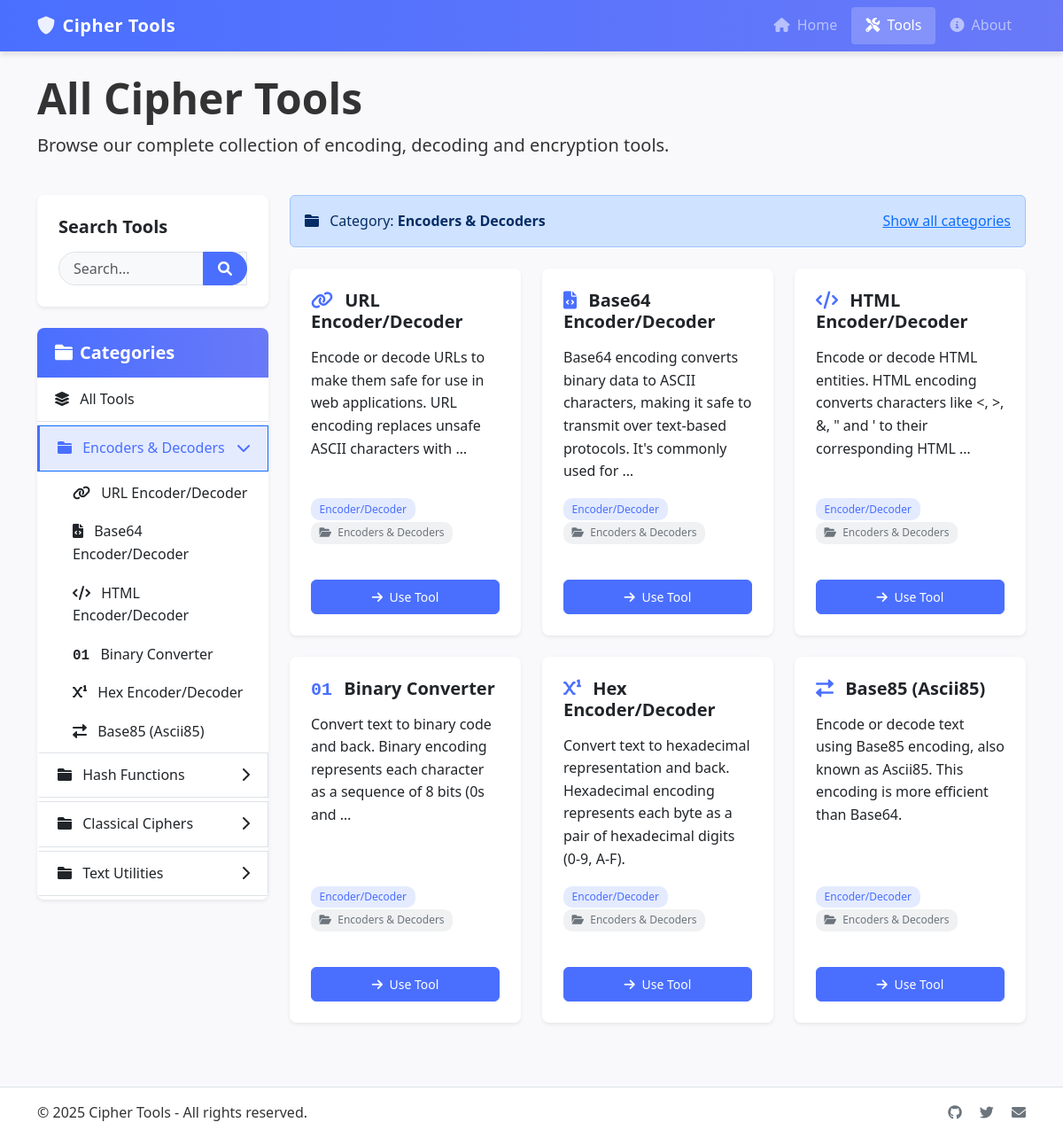
Screenshot of /tools/?category=encoders-decoders with the database file from the repository.
### tools/models.py (models this page shows, shortened)
class Category(models.Model):
    name = models.CharField(max_length=100)
    slug = models.SlugField(unique=True, blank=True)
    description = models.TextField(blank=True)
    order = models.IntegerField(default=0)
    class Meta:
        verbose_name_plural = "Categories"
        ordering = ['order', 'name']

class CipherTool(models.Model):
    name = models.CharField(max_length=100)
    slug = models.SlugField(unique=True, blank=True)
    description = models.TextField()
    tool_type_choices = [
        ('encode', 'Encoder'),
        ('decode', 'Decoder'),
        ('both', 'Encoder/Decoder')
    ]
    tool_type = models.CharField(max_length=10, choices=tool_type_choices, default='both')
    category = models.ForeignKey(Category, on_delete=models.SET_NULL, null=True, related_name='tools')
    icon = models.CharField(max_length=50, default='fa-tools')  # Font Awesome icon class
    order = models.IntegerField(default=0)
    created_at = models.DateTimeField(auto_now_add=True)
    def get_absolute_url(self):
        return reverse('tool_detail', kwargs={'slug': self.slug})
    class Meta:
        ordering = ['order', 'name']

### tools/views.py (the view)
# urls.py: path('tools/', views.ToolsListView.as_view(), name='tools_list'),
class ToolsListView(ListView):
    model = CipherTool
    template_name = 'tools/tools_list.html'
    context_object_name = 'tools'
    def get_queryset(self):
        queryset = CipherTool.objects.all()
        category_slug = self.request.GET.get('category')
        if category_slug:
            queryset = queryset.filter(category__slug=category_slug)
        search_query = self.request.GET.get('q')
        if search_query:
            queryset = queryset.filter(
                Q(name__icontains=search_query) |
                Q(description__icontains=search_query)
            )
        return queryset
    def get_context_data(self, **kwargs):
        context = super().get_context_data(**kwargs)
        context['categories'] = Category.objects.all()
        context['search_query'] = self.request.GET.get('q', '')
        category_slug = self.request.GET.get('category')
        if category_slug:
            context['selected_category'] = get_object_or_404(Category, slug=category_slug)
        return context

### templates/tools/tools_list.html (shortened to what this page needs)
{% extends 'base.html' %}
{% block content %}
<div class="row mb-4">
    <div class="col-12">
        <h1 class="display-5 fw-bold">All Cipher Tools</h1>
        <p class="lead">Browse our complete collection of encoding, decoding and encryption tools.</p>
    </div>
</div>
<div class="row">
    <div class="col-md-3 mb-4">
        <div class="card mb-4 search-box">
            <div class="card-body">
                <h5 class="card-title">Search Tools</h5>
                <form action="{% url 'tools_list' %}" method="get" class="mt-3 position-relative">
                    <div class="input-group">
                        <input type="text" name="q" class="form-control" placeholder="Search..." value="{{ search_query }}">
                        <button class="btn btn-primary" type="submit">
                            <i class="fas fa-search"></i>
                        </button>
                    </div>
                </form>
            </div>
        </div>
        <div class="card category-sidebar">
            <div class="card-header bg-primary text-white">
                <h5 class="card-title mb-0"><i class="fas fa-folder me-2"></i>Categories</h5>
            </div>
            <div class="card-body p-0">
                <div class="list-group list-group-flush">
                    <a href="{% url 'tools_list' %}" class="list-group-item category-header {% if not selected_category %}active{% endif %}">
                        <i class="fas fa-layer-group me-2"></i> All Tools
                    </a>
                    {% for category in categories %}
                    <div>
                        <div class="list-group-item category-header {% if selected_category.slug == category.slug %}active{% endif %}"
                             data-target="#category-{{ category.slug }}">
                            <i class="fas fa-folder me-2"></i>
                            {{ category.name }}
                            <i class="fas fa-chevron-{% if selected_category.slug == category.slug %}down{% else %}right{% endif %} float-end mt-1"></i>
                        </div>
                        <div class="collapse {% if selected_category.slug == category.slug %}show{% endif %}" id="category-{{ category.slug }}">
                            <div class="category-items">
                                {% for tool in category.tools.all %}
                                <div class="category-item">
                                    <a href="{{ tool.get_absolute_url }}">
                                        <i class="fas {{ tool.icon }} me-2"></i> {{ tool.name }}
                                    </a>
                                </div>
                                {% endfor %}
                            </div>
                        </div>
                    </div>
                    {% endfor %}
                </div>
            </div>
        </div>
    </div>
    <div class="col-md-9">
        {% if selected_category %}
        <div class="alert alert-primary mb-4">
            <i class="fas fa-folder me-2"></i> Category: <strong>{{ selected_category.name }}</strong>
            <a href="{% if search_query %}{% url 'tools_list' %}?q={{ search_query }}{% else %}{% url 'tools_list' %}{% endif %}" class="float-end">Show all categories</a>
        </div>
        {% endif %}
        <div class="row row-cols-1 row-cols-md-2 row-cols-lg-3 g-4">
            {% for tool in tools %}
            <div class="col">
                <div class="card h-100 shadow-sm tool-card">
                    <div class="card-body">
                        <h5 class="card-title">
                            <i class="fas {{ tool.icon }} me-2"></i>
                            {{ tool.name }}
                        </h5>
                        <p class="card-text">{{ tool.description|truncatewords:20 }}</p>
                        <div class="mb-3">
                            <span class="badge bg-primary">{{ tool.get_tool_type_display }}</span>
                            {% if tool.category %}
                            <span class="badge bg-secondary">
                                <i class="fas fa-folder-open me-1"></i> {{ tool.category.name }}
                            </span>
                            {% endif %}
                        </div>
                    </div>
                    <div class="card-footer">
                        <a href="{{ tool.get_absolute_url }}" class="btn btn-sm btn-primary w-100">
                            <i class="fas fa-arrow-right me-1"></i> Use Tool
                        </a>
                    </div>
                </div>
            </div>
            {% endfor %}
        </div>
    </div>
</div>
{% endblock %}

### static/css/modern.css (style rules this page uses)
:root { --primary: #4a6fff; --primary-light: #e4ebff; --secondary: #6c757d; --success: #28a745; --info: #17a2b8; --warning: #ffc107; --danger: #dc3545; --light: #f8f9fa; --dark: #343a40; --gray-100: #f8f9fa; --gray-200: #e9ecef; --gray-300: #dee2e6; --gray-800: #343a40; --shadow-sm: 0 2px 4px rgba(0, 0, 0, 0.075); --shadow: 0 4px 6px rgba(0, 0, 0, 0.1); --shadow-lg: 0 10px 15px rgba(0, 0, 0, 0.1); --transition: all 0.3s ease; --border-radius: 0.5rem; }
body { font-family: 'Segoe UI', Tahoma, Geneva, Verdana, sans-serif; background-color: #f9f9fc; color: #333; line-height: 1.6; }
.card { border-radius: var(--border-radius); border: none; box-shadow: var(--shadow-sm); transition: var(--transition); overflow: hidden; }
.card .card-title { font-weight: 600; margin-bottom: 1rem; }
.card .card-body { padding: 1.5rem; }
.card .card-header { padding: 1rem 1.5rem; font-weight: 600; }
.card .card-header.bg-primary { background: linear-gradient(to right, var(--primary), #6979f8) !important; }
.btn { border-radius: 0.375rem; padding: 0.5rem 1.25rem; font-weight: 500; transition: var(--transition); }
.btn-primary { background-color: var(--primary); border-color: var(--primary); }
.badge { font-weight: 500; padding: 0.4rem 0.6rem; border-radius: 10px; margin-right: 0.5rem; }
.badge.bg-primary { background-color: var(--primary-light) !important; color: var(--primary); border: none; }
.badge.bg-secondary { background-color: #f0f1f2 !important; color: var(--secondary); border: none; }
.fa-binary:before { content: "01"; font-family: monospace; font-weight: bold; font-style: normal; }
.category-sidebar { background-color: white; border-radius: var(--border-radius); box-shadow: var(--shadow-sm); }
.category-sidebar .card-header { border-bottom: none; padding: 1rem 1.25rem; }
.category-header { cursor: pointer; padding: 0.75rem 1.25rem; background-color: white; border-left: 3px solid transparent; margin-bottom: 0.25rem; font-weight: 500; transition: var(--transition); border-radius: 0; }
.category-header.active { background-color: var(--primary-light); border-left-color: var(--primary); color: var(--primary); }
.category-items { padding-left: 1.5rem; }
.category-item { padding: 0.5rem 1rem; margin-bottom: 0.125rem; border-radius: 4px; transition: var(--transition); }
.category-item a { color: inherit; text-decoration: none; display: block; }
.search-box { margin-bottom: 1.5rem; }
.search-box .form-control { border-radius: 20px; padding-left: 1rem; padding-right: 3rem; border: 1px solid var(--gray-300); background-color: var(--gray-100); }
.search-box .btn { position: absolute; right: 0; top: 0; border-radius: 0 20px 20px 0; padding: 0.375rem 1rem; }
.tool-card { height: 100%; display: flex; flex-direction: column; }
.tool-card .card-title i { color: var(--primary); }
.tool-card .card-body { flex: 1; display: flex; flex-direction: column; }
.tool-card .card-text { flex: 1; margin-bottom: 1rem; }
.tool-card .card-footer { background-color: transparent; border-top: none; padding: 0 1.5rem 1.5rem; }

### rows the page displays
Category: name "Encoders & Decoders"
CipherTool: name "URL Encoder/Decoder", description "Encode or decode URLs to make them safe for use in web applications. URL encoding replaces unsafe ASCII characters with …", tool_type "Encoder/Decoder", category.name "Encoders & Decoders"
CipherTool: name "Base64 Encoder/Decoder", description "Base64 encoding converts binary data to ASCII characters, making it safe to transmit over text-based protocols. It's commonly used for …", tool_type "Encoder/Decoder", category.name "Encoders & Decoders"
CipherTool: name "HTML Encoder/Decoder", description "Encode or decode HTML entities. HTML encoding converts characters like <, >, &, \" and ' to their corresponding HTML …", tool_type "Encoder/Decoder", category.name "Encoders & Decoders"
CipherTool: name "Binary Converter", description "Convert text to binary code and back. Binary encoding represents each character as a sequence of 8 bits (0s and …", tool_type "Encoder/Decoder", category.name "Encoders & Decoders"
CipherTool: name "Hex Encoder/Decoder", description "Convert text to hexadecimal representation and back. Hexadecimal encoding represents each byte as a pair of hexadecimal digits (0-9, A-F).", tool_type "Encoder/Decoder", category.name "Encoders & Decoders"
CipherTool: name "Base85 (Ascii85)", description "Encode or decode text using Base85 encoding, also known as Ascii85. This encoding is more efficient than Base64.", tool_type "Encoder/Decoder", category.name "Encoders & Decoders"
Category: name "Hash Functions"
Category: name "Classical Ciphers"
Category: name "Text Utilities"
